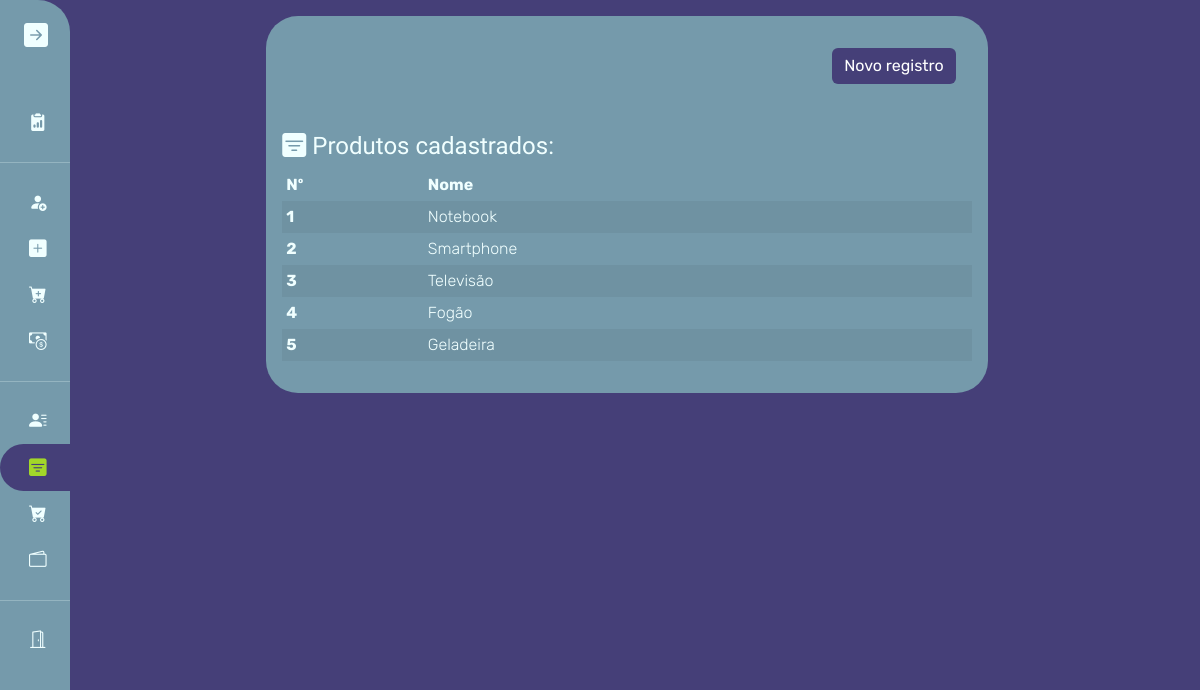
The app's page /visualizar-produtos/ (signed in), older data.
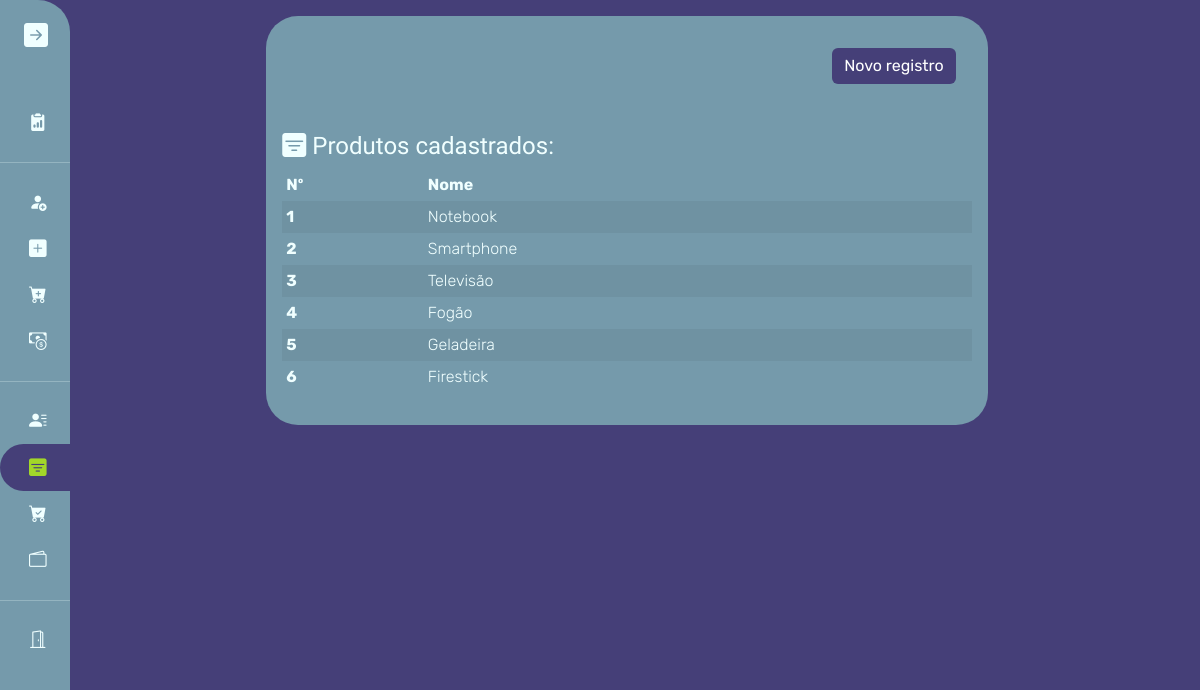
The same page, newer data.
### Central/models.py (models this page shows)
class Produto(models.Model):
    nome = models.CharField(max_length=50)
    preco = models.FloatField()
    def __str__(self):
        return self.nome

### VisualizacoesBD/views.py (the view)
# urls.py: path('visualizar-produtos/', visual_produtos_view, name='VisualProdutos'),
@login_required
def visual_produtos_view(request):
    produtos = Produto.objects.all()
    dict_produtos = {}
    cont = 1
    for produto in produtos:
        dict_produtos[cont] = produto
        cont += 1
    return render(request, 'VisualizacoesBD/visual-produtos.html', {'dados': dict_produtos})

### VisualizacoesBD/templates/VisualizacoesBD/visual-produtos.html (shortened to what this page needs)
{% extends 'Bases/base-visuals.html' %}
{% load static %}
{% block url_regist %}{% url 'RegistProduto' %}{% endblock %}
{% block cabecalho_table %}
    <i class="bi bi-filter-square-fill"></i>
    Produtos cadastrados:
{% endblock %}
{% block colunas %}
    <th scope="col">Nº</th>
    <th scope="col">Nome</th>
{% endblock %}
{% block tratam_dados %}
    <th scope="row">{{ n }}</th>
    <td>{{ dado }}</td>
{% endblock %}

### templates/Bases/base-visuals.html
{% extends 'Bases/menu-lateral.html' %}
{% load static %}
{% block meus_estilos %}
    <link rel="stylesheet" href="{% static 'css/Bases/base-visuals.css' %}">
{% endblock %}
{% block conteudo %}
    <div class="container-fluid">
        <div class="row">
            <div class="col-12 col-lg-8 mx-auto fundo p-3 d-flex flex-column">
                <a href="{% block url_regist %}{% endblock %}" class="btn btn-primary align-self-end me-3 mt-3">Novo registro</a>
                <p class="h4 mt-5 comforta">{% block cabecalho_table %}{% endblock %}</p>
                <table class="table table-sm table-striped table-hover">
                    <thead>
                        <tr>
                            {% block colunas %}{% endblock %}
                        </tr>
                    </thead>
                    <tbody>
                        {% for n, dado in dados.items %}
                            <tr>
                                {% block tratam_dados %}{% endblock %}
                            </tr>
                        {% endfor %}
                    </tbody>
                </table>
            </div>
        </div>
    </div>
{% endblock %}

Row changes from the older to the newer data that the page shows:
added Produto: id "6", nome "Firestick"
